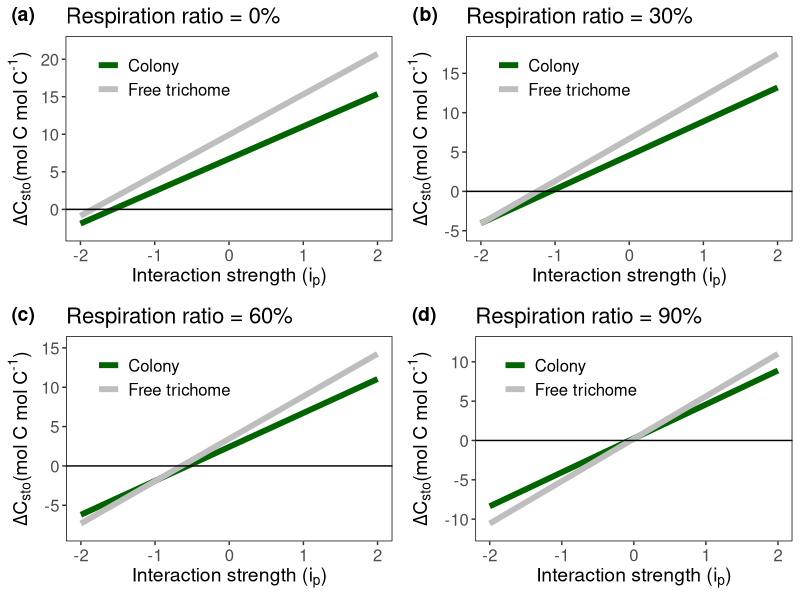

Here is the R script that generated this plot:


require(tidyverse)
require(cowplot)

######CHANGING INTERACTIONS######

interaction.strength <- seq(-2,2, by = 0.01)
respiration.ratio <- 0
net.change.trichome <- vector()
net.change.colony <- vector()

for(r in 1:length(interaction.strength)){
  ######SINGLE TRICHOME
  
  carbon.fixation.rate <- 0.015
  nitrogen.fixation.rate  <- 0.0075
  respiration.rate <- respiration.ratio*carbon.fixation.rate
  interaction.rate <- interaction.strength[r]*(carbon.fixation.rate - nitrogen.fixation.rate)
  carbon.nitrogen.conversion <- 1
  n_to_c <- 0.159
  t <- 2:720
  start.carbon <- 100
  carbon.storage <- vector()
  carbon.storage[1] <- start.carbon
  
  i = 1
  
  carbon.storage[i] <- (carbon.fixation.rate  - respiration.rate - 
                          (nitrogen.fixation.rate*carbon.nitrogen.conversion*n_to_c)) + interaction.rate +
    start.carbon
  
  
  for(i in t){
    
    carbon.storage[i] <- (carbon.fixation.rate  - respiration.rate - 
                            (nitrogen.fixation.rate*carbon.nitrogen.conversion*n_to_c)) + interaction.rate + 
      carbon.storage[i-1]
    
  }
  
  net.change.trichome[r] <- carbon.storage[720] - carbon.storage[1]
  
  
  ######COLONY
  
  carbon.fixation.rate <- 0.010
  nitrogen.fixation.rate  <- 0.004
  respiration.rate <- respiration.ratio*carbon.fixation.rate
  interaction.rate <- interaction.strength[r]*(carbon.fixation.rate - nitrogen.fixation.rate)
  carbon.nitrogen.conversion <- 1
  n_to_c <- 0.159
  t <- 2:720
  start.carbon <- 100
  carbon.storage <- vector()
  carbon.storage[1] <- start.carbon
  
  i = 1
  
  carbon.storage[i] <- (carbon.fixation.rate  - respiration.rate - 
                          (nitrogen.fixation.rate*carbon.nitrogen.conversion*n_to_c)) + interaction.rate +
    start.carbon
  
  
  for(i in t){
    
    carbon.storage[i] <- (carbon.fixation.rate  - respiration.rate - 
                            (nitrogen.fixation.rate*carbon.nitrogen.conversion*n_to_c)) + interaction.rate + 
      carbon.storage[i-1]
    
  }
  
  net.change.colony[r] <-  carbon.storage[720] - carbon.storage[1]
  
}


colony <- data.frame(interaction.strength, net.change.colony,"Colony")
trichome <- data.frame(interaction.strength, net.change.trichome,"Free trichome")
colnames(colony) <- c("Ratio","Change","Group")
colnames(trichome) <- c("Ratio","Change","Group")
plotdf <- rbind(colony,trichome)

plot1 <- ggplot(plotdf, aes(x = Ratio, y = Change, color = Group)) +
  geom_line(size = 2, linetype = "solid") +
  geom_hline(yintercept = 0) + 
  theme(panel.background = element_blank(),legend.background = element_blank(), legend.position = c(0.3,0.8), plot.title = element_text(size=16),
        legend.text = element_text(size=12), axis.text = element_text(size=12), axis.title = element_text(size=14),
        panel.border = element_rect(fill = NA, linetype = "solid"), legend.title = element_blank()) + 
  labs(title = "Respiration ratio = 0%",y = expression(paste(Delta,"C"["sto"], "(mol C" ," mol C"^"-1",")")), x = expression(paste("Interaction strength ","(i"["p"],")")))+
  scale_y_continuous(expand = c(0.1, 0.1)) + scale_colour_discrete(labels=c("Colony", "Free trichome"),type = c("darkgreen","grey"))



interaction.strength <- seq(-2,2, by = 0.01)
respiration.ratio <- 0.3
net.change.trichome <- vector()
net.change.colony <- vector()

for(r in 1:length(interaction.strength)){
  ######SINGLE TRICHOME
  
  carbon.fixation.rate <- 0.015
  nitrogen.fixation.rate  <- 0.0075
  respiration.rate <- respiration.ratio*carbon.fixation.rate
  interaction.rate <- interaction.strength[r]*(carbon.fixation.rate - nitrogen.fixation.rate)
  carbon.nitrogen.conversion <- 1
  n_to_c <- 0.159
  t <- 2:720
  start.carbon <- 100
  carbon.storage <- vector()
  carbon.storage[1] <- start.carbon
  
  i = 1
  
  carbon.storage[i] <- (carbon.fixation.rate  - respiration.rate - 
                          (nitrogen.fixation.rate*carbon.nitrogen.conversion*n_to_c)) + interaction.rate +
    start.carbon
  
  
  for(i in t){
    
    carbon.storage[i] <- (carbon.fixation.rate  - respiration.rate - 
                            (nitrogen.fixation.rate*carbon.nitrogen.conversion*n_to_c)) + interaction.rate + 
      carbon.storage[i-1]
    
  }
  
  net.change.trichome[r] <- carbon.storage[720] - carbon.storage[1]
  
  
  ######COLONY
  
  carbon.fixation.rate <- 0.010
  nitrogen.fixation.rate  <- 0.004
  respiration.rate <- respiration.ratio*carbon.fixation.rate
  interaction.rate <- interaction.strength[r]*(carbon.fixation.rate - nitrogen.fixation.rate)
  carbon.nitrogen.conversion <- 1
  n_to_c <- 0.159
  t <- 2:720
  start.carbon <- 100
  carbon.storage <- vector()
  carbon.storage[1] <- start.carbon
  
  i = 1
  
  carbon.storage[i] <- (carbon.fixation.rate  - respiration.rate - 
                          (nitrogen.fixation.rate*carbon.nitrogen.conversion*n_to_c)) + interaction.rate +
    start.carbon
  
  
  for(i in t){
    
    carbon.storage[i] <- (carbon.fixation.rate  - respiration.rate - 
                            (nitrogen.fixation.rate*carbon.nitrogen.conversion*n_to_c)) + interaction.rate + 
      carbon.storage[i-1]
    
  }
  
  net.change.colony[r] <-  carbon.storage[720] - carbon.storage[1]
  
}


colony <- data.frame(interaction.strength, net.change.colony,"Colony")
trichome <- data.frame(interaction.strength, net.change.trichome,"Free trichome")
colnames(colony) <- c("Ratio","Change","Group")
colnames(trichome) <- c("Ratio","Change","Group")
plotdf <- rbind(colony,trichome)

plot2 <- ggplot(plotdf, aes(x = Ratio, y = Change, color = Group)) +
  geom_line(size = 2, linetype = "solid") +
  geom_hline(yintercept = 0) + 
  theme(panel.background = element_blank(),legend.background = element_blank(), legend.position = c(0.3,0.8), plot.title = element_text(size=16),
        legend.text = element_text(size=12), axis.text = element_text(size=12), axis.title = element_text(size=14),
        panel.border = element_rect(fill = NA, linetype = "solid"), legend.title = element_blank()) + 
  labs(title = "Respiration ratio = 30%",y = expression(paste(Delta,"C"["sto"], "(mol C" ," mol C"^"-1",")")), x = expression(paste("Interaction strength ","(i"["p"],")")))+
  scale_y_continuous(expand = c(0.1, 0.1)) + scale_colour_discrete(labels=c("Colony", "Free trichome"),type = c("darkgreen","grey"))


interaction.strength <- seq(-2,2, by = 0.01)
respiration.ratio <- 0.6
net.change.trichome <- vector()
net.change.colony <- vector()

for(r in 1:length(interaction.strength)){
  ######SINGLE TRICHOME
  
  carbon.fixation.rate <- 0.015
  nitrogen.fixation.rate  <- 0.0075
  respiration.rate <- respiration.ratio*carbon.fixation.rate
  interaction.rate <- interaction.strength[r]*(carbon.fixation.rate - nitrogen.fixation.rate)
  carbon.nitrogen.conversion <- 1
  n_to_c <- 0.159
  t <- 2:720
  start.carbon <- 100
  carbon.storage <- vector()
  carbon.storage[1] <- start.carbon
  
  i = 1
  
  carbon.storage[i] <- (carbon.fixation.rate  - respiration.rate - 
                          (nitrogen.fixation.rate*carbon.nitrogen.conversion*n_to_c)) + interaction.rate +
    start.carbon
  
  
  for(i in t){
    
    carbon.storage[i] <- (carbon.fixation.rate  - respiration.rate - 
                            (nitrogen.fixation.rate*carbon.nitrogen.conversion*n_to_c)) + interaction.rate + 
      carbon.storage[i-1]
    
  }
  
  net.change.trichome[r] <- carbon.storage[720] - carbon.storage[1]
  
  
  ######COLONY
  
  carbon.fixation.rate <- 0.010
  nitrogen.fixation.rate  <- 0.004
  respiration.rate <- respiration.ratio*carbon.fixation.rate
  interaction.rate <- interaction.strength[r]*(carbon.fixation.rate - nitrogen.fixation.rate)
  carbon.nitrogen.conversion <- 1
  n_to_c <- 0.159
  t <- 2:720
  start.carbon <- 100
  carbon.storage <- vector()
  carbon.storage[1] <- start.carbon
  
  i = 1
  
  carbon.storage[i] <- (carbon.fixation.rate  - respiration.rate - 
                          (nitrogen.fixation.rate*carbon.nitrogen.conversion*n_to_c)) + interaction.rate +
    start.carbon
  
  
  for(i in t){
    
    carbon.storage[i] <- (carbon.fixation.rate  - respiration.rate - 
                            (nitrogen.fixation.rate*carbon.nitrogen.conversion*n_to_c)) + interaction.rate + 
      carbon.storage[i-1]
    
  }
  
  net.change.colony[r] <-  carbon.storage[720] - carbon.storage[1]
  
}


colony <- data.frame(interaction.strength, net.change.colony,"Colony")
trichome <- data.frame(interaction.strength, net.change.trichome,"Free trichome")
colnames(colony) <- c("Ratio","Change","Group")
colnames(trichome) <- c("Ratio","Change","Group")
plotdf <- rbind(colony,trichome)

plot3 <- ggplot(plotdf, aes(x = Ratio, y = Change, color = Group)) +
  geom_line(size = 2, linetype = "solid") +
  geom_hline(yintercept = 0) + 
  theme(panel.background = element_blank(),legend.background = element_blank(), legend.position = c(0.3,0.8), plot.title = element_text(size=16),
        legend.text = element_text(size=12), axis.text = element_text(size=12), axis.title = element_text(size=14),
        panel.border = element_rect(fill = NA, linetype = "solid"), legend.title = element_blank()) + 
  labs(title = "Respiration ratio = 60%",y = expression(paste(Delta,"C"["sto"], "(mol C" ," mol C"^"-1",")")), x = expression(paste("Interaction strength ","(i"["p"],")")))+
  scale_y_continuous(expand = c(0.1, 0.1)) + scale_colour_discrete(labels=c("Colony", "Free trichome"),type = c("darkgreen","grey"))


interaction.strength <- seq(-2,2, by = 0.01)
respiration.ratio <- 0.9
net.change.trichome <- vector()
net.change.colony <- vector()

for(r in 1:length(interaction.strength)){
  ######SINGLE TRICHOME
  
  carbon.fixation.rate <- 0.015
  nitrogen.fixation.rate  <- 0.0075
  respiration.rate <- respiration.ratio*carbon.fixation.rate
  interaction.rate <- interaction.strength[r]*(carbon.fixation.rate - nitrogen.fixation.rate)
  carbon.nitrogen.conversion <- 1
  n_to_c <- 0.159
  t <- 2:720
  start.carbon <- 100
  carbon.storage <- vector()
  carbon.storage[1] <- start.carbon
  
  i = 1
  
  carbon.storage[i] <- (carbon.fixation.rate  - respiration.rate - 
                          (nitrogen.fixation.rate*carbon.nitrogen.conversion*n_to_c)) + interaction.rate +
    start.carbon
  
  
  for(i in t){
    
    carbon.storage[i] <- (carbon.fixation.rate  - respiration.rate - 
                            (nitrogen.fixation.rate*carbon.nitrogen.conversion*n_to_c)) + interaction.rate + 
      carbon.storage[i-1]
    
  }
  
  net.change.trichome[r] <- carbon.storage[720] - carbon.storage[1]
  
  
  ######COLONY
  
  carbon.fixation.rate <- 0.010
  nitrogen.fixation.rate  <- 0.004
  respiration.rate <- respiration.ratio*carbon.fixation.rate
  interaction.rate <- interaction.strength[r]*(carbon.fixation.rate - nitrogen.fixation.rate)
  carbon.nitrogen.conversion <- 1
  n_to_c <- 0.159
  t <- 2:720
  start.carbon <- 100
  carbon.storage <- vector()
  carbon.storage[1] <- start.carbon
  
  i = 1
  
  carbon.storage[i] <- (carbon.fixation.rate  - respiration.rate - 
                          (nitrogen.fixation.rate*carbon.nitrogen.conversion*n_to_c)) + interaction.rate +
    start.carbon
  
  
  for(i in t){
    
    carbon.storage[i] <- (carbon.fixation.rate  - respiration.rate - 
                            (nitrogen.fixation.rate*carbon.nitrogen.conversion*n_to_c)) + interaction.rate + 
      carbon.storage[i-1]
    
  }
  
  net.change.colony[r] <-  carbon.storage[720] - carbon.storage[1]
  
}


colony <- data.frame(interaction.strength, net.change.colony,"Colony")
trichome <- data.frame(interaction.strength, net.change.trichome,"Free trichome")
colnames(colony) <- c("Ratio","Change","Group")
colnames(trichome) <- c("Ratio","Change","Group")
plotdf <- rbind(colony,trichome)

plot4 <- ggplot(plotdf, aes(x = Ratio, y = Change, color = Group)) +
  geom_line(size = 2, linetype = "solid") +
  geom_hline(yintercept = 0) + 
  theme(panel.background = element_blank(),legend.background = element_blank(), legend.position = c(0.3,0.8), plot.title = element_text(size=16),
        legend.text = element_text(size=12), axis.text = element_text(size=12), axis.title = element_text(size=14),
        panel.border = element_rect(fill = NA, linetype = "solid"), legend.title = element_blank()) + 
  labs(title = "Respiration ratio = 90%",y = expression(paste(Delta,"C"["sto"], "(mol C" ," mol C"^"-1",")")), x = expression(paste("Interaction strength ","(i"["p"],")")))+
  scale_y_continuous(expand = c(0.1, 0.1)) + scale_colour_discrete(labels=c("Colony", "Free trichome"),type = c("darkgreen","grey"))


#####PLOT FIGURE 2#####
plot_grid(plot1,plot2,plot3,plot4, labels = c("(a)","(b)","(c)","(d)"), ncol = 2)
